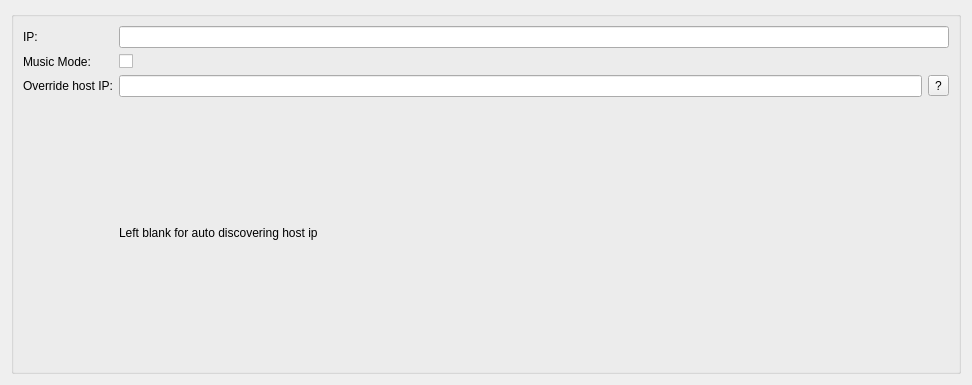
<?xml version="1.0" encoding="UTF-8"?>
<ui version="4.0">
 <class>YeelightSettingsEntry</class>
 <widget class="QWidget" name="YeelightSettingsEntry">
  <property name="geometry">
   <rect>
    <x>0</x>
    <y>0</y>
    <width>972</width>
    <height>385</height>
   </rect>
  </property>
  <property name="sizePolicy">
   <sizepolicy hsizetype="Expanding" vsizetype="Expanding">
    <horstretch>0</horstretch>
    <verstretch>0</verstretch>
   </sizepolicy>
  </property>
  <property name="windowTitle">
   <string notr="true">Yeelight Settings Entry</string>
  </property>
  <layout class="QGridLayout" name="gridLayout">
   <item row="1" column="0" colspan="2">
    <widget class="QGroupBox" name="groupBox">
     <property name="title">
      <string/>
     </property>
     <layout class="QGridLayout" name="gridLayout_2">
      <item row="2" column="1">
       <widget class="QCheckBox" name="MusicModeCheckBox">
        <property name="text">
         <string/>
        </property>
       </widget>
      </item>
      <item row="1" column="0">
       <widget class="QLabel" name="IPLabel">
        <property name="text">
         <string>IP:</string>
        </property>
       </widget>
      </item>
      <item row="5" column="1">
       <widget class="QLineEdit" name="HostIPEdit"/>
      </item>
      <item row="5" column="2">
       <widget class="QToolButton" name="HostIPChooserButton">
        <property name="text">
         <string>?</string>
        </property>
       </widget>
      </item>
      <item row="2" column="0">
       <widget class="QLabel" name="MusicModeLabel">
        <property name="text">
         <string>Music Mode:</string>
        </property>
       </widget>
      </item>
      <item row="5" column="0">
       <widget class="QLabel" name="label">
        <property name="text">
         <string>Override host IP:</string>
        </property>
       </widget>
      </item>
      <item row="1" column="1" colspan="2">
       <widget class="QLineEdit" name="IPEdit"/>
      </item>
      <item row="6" column="1">
       <widget class="QLabel" name="label_2">
        <property name="text">
         <string>Left blank for auto discovering host ip</string>
        </property>
       </widget>
      </item>
     </layout>
    </widget>
   </item>
  </layout>
 </widget>
 <resources/>
 <connections/>
</ui>
